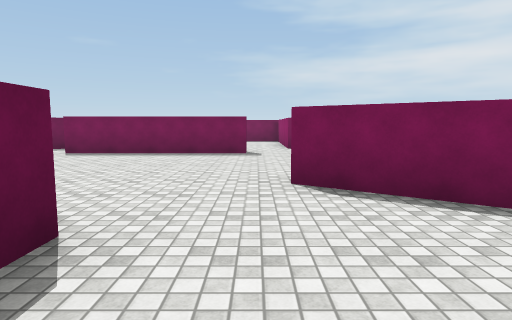
View 1 (above)

24 first-person views from a walk through a 3-D level made in the Unity game engine. The camera is 1.4 m above the floor, tilts 6° down and sees 75° across. The floor is counted in squares, 2 m on a side. Each view is taken from the middle of a square. On the plan, view 1 faces up. The plan holds only what a view shows up to about 10 squares ahead; the rest is blank. The player character is not drawn. Surface patterns are stand-ins for the level's own textures.

View 2
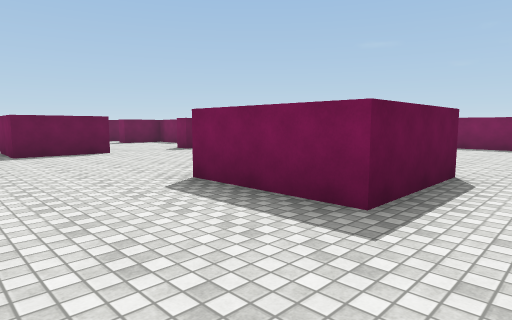

View 3
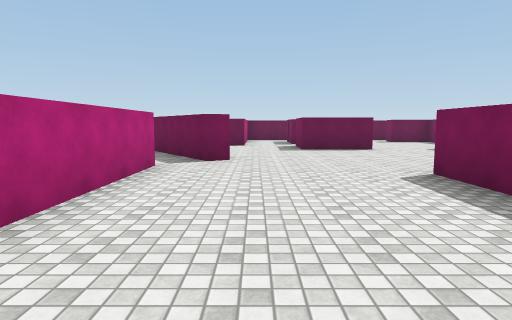

View 4
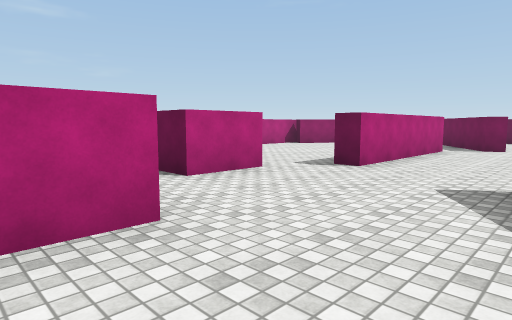

View 5
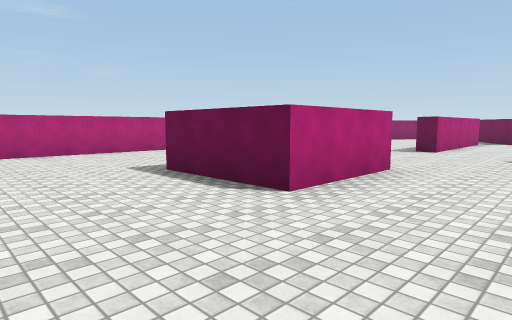

View 6
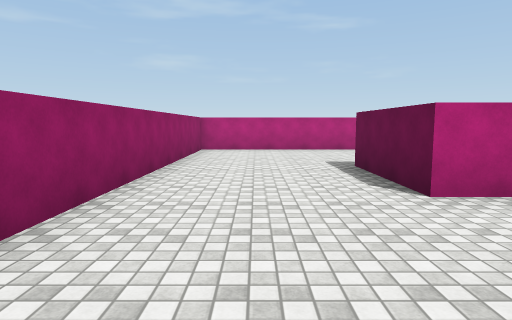

View 7
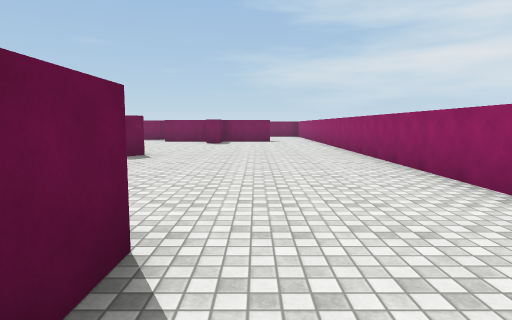

View 8
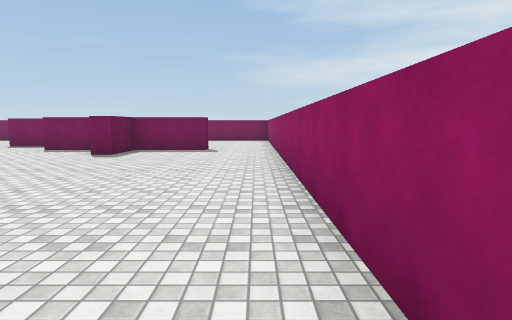

View 9
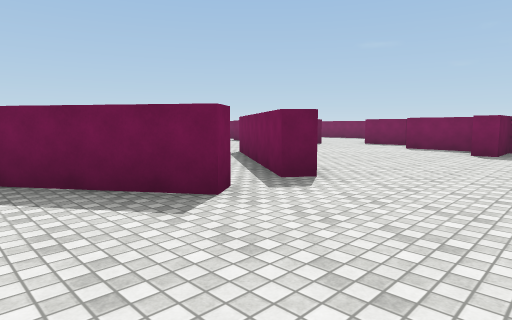

View 10
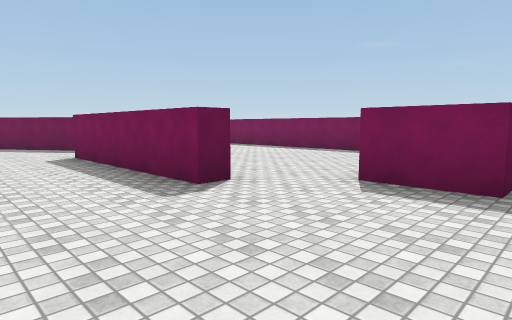

View 11
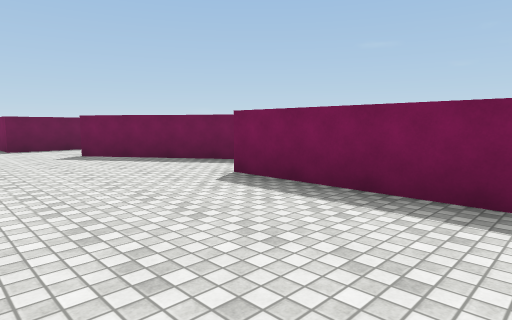

View 12
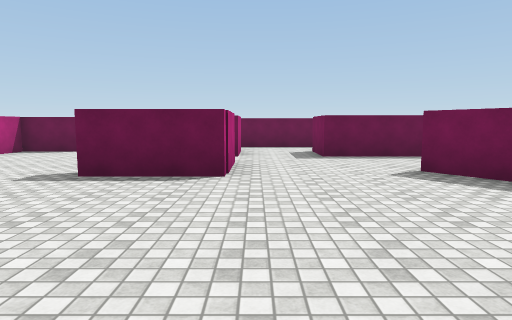

View 13
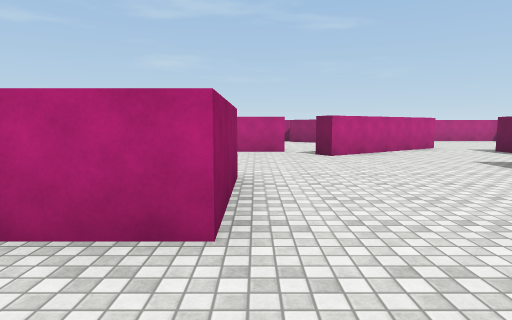

View 14
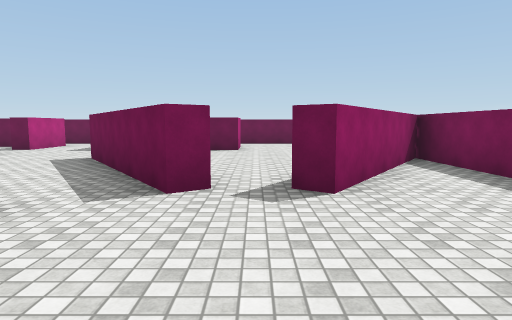

View 15
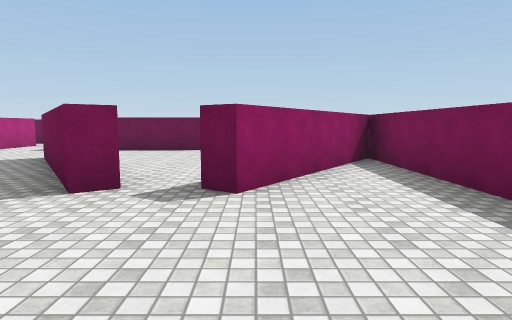

View 16
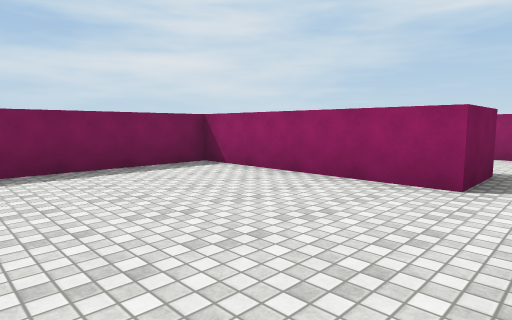

View 17
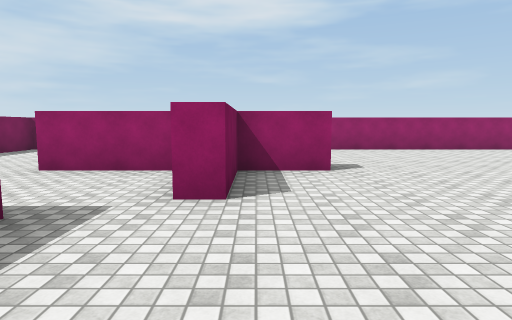

View 18
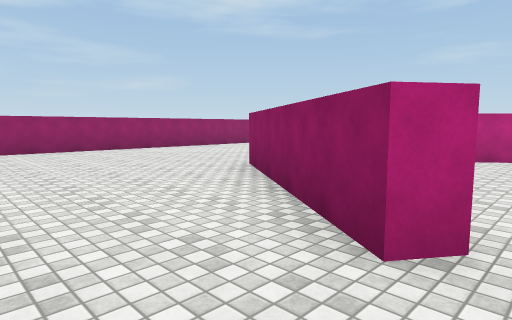

View 19
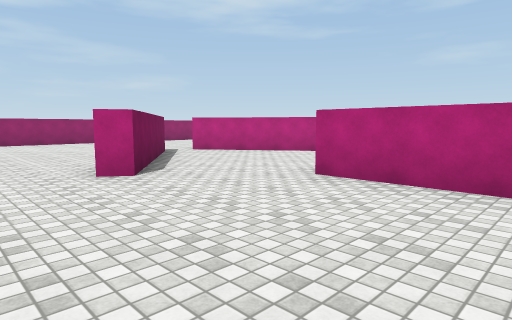

View 20
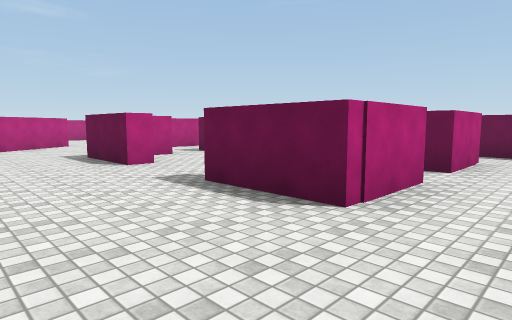

View 21
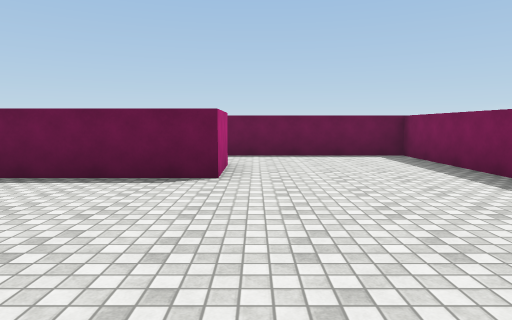

View 22
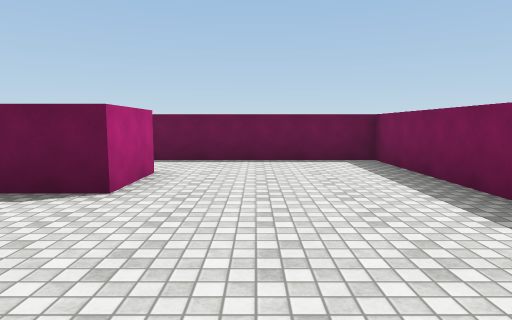

View 23
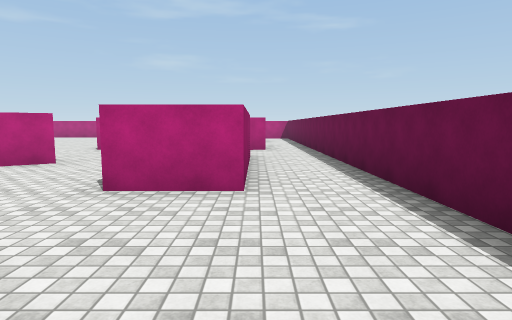

View 24
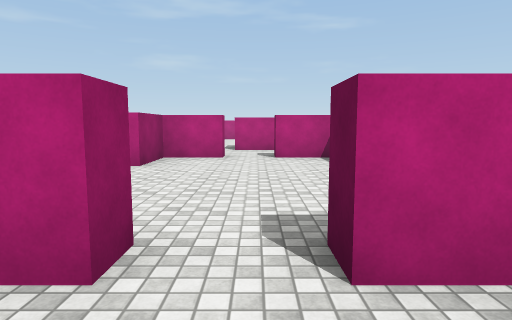

### Floor plan
Points are (right, up) in squares from view 1. A wall is a line through its corners. A room is listed if a view was taken in it or the views show most of it. See-through windows are left out.
Room 1 (view 1)
walls: (-1.2, 2) (-1.2, -0.4); (2.3, 2.6) (0.4, 4)
ways out: opening at (-0.2, 1.2) to room 2
Room 2 (views 2, 3, 4, 5, 6, 7, 8, 9, 10, 11, 12, 13, 17, 18, 19, 20, 24)
walls: (0.9, -1.7) (4.1, 0.5) (4.4, 0.1) (2.2, -1.4); (-1.2, -0.4) (-3.8, -0.4) (-3.8, 2) (-1.2, 2); (0.4, 4) (0.7, 4.4) (4.4, 1.8) (4.1, 1.4) (2.3, 2.6); (3.8, -4.2) (6.3, -4.2) (6.3, -6.8); (0.9, -5.9) (2.4, -5.9) (2.4, -6.8); (-4.9, -4.7) (-0.3, -4.7) (-0.3, -5.2); (-0.3, 8.9) (-0.3, 8.3) (-4.8, 8.3); (-8.5, 0.3) (-8.5, -1.7) (-10.4, -1.7); (5.1, 9.2) (5.1, 11.4); (2.4, 10.4) (2.4, 9.9) (1, 9.9); (7.6, 8.3) (5.6, 8.3) (5.6, 6.9) (5.1, 6.9) (5.1, 8.3) (3.1, 8.3) (3.1, 8.9); (4, -10.5) (9.6, -10.5) (9.6, 8.8); (-5.4, 10.1) (-9.1, 7.5); (-9.3, -6.1) (-5.7, -3.5) (-5.4, -3.9); (-10.3, 4.6) (-8.5, 4.6) (-8.5, 2.5); (-9.3, 7.9) (-8.6, 8.4); (-11.6, -3.4) (-10.4, -3.4); (-12.4, 4.6) (-11.4, 4.6); (-11.4, 9.5) (-11.4, 6.5) (-12.9, 6.5)
ways out: opening at (-0.2, 1.2) to room 1; opening at (-5, 8) to room 3; opening at (0, 9.5) to room 3; opening at (-12, 5.5) to room 4; opening at (-10, 9.3) to room 4; opening at (-11, -2) to room 5; opening at (-11, 4) to room 5; opening at (-9, 1.5) to room 5; opening at (-10, -5); opening at (-5, -5); opening at (0, -6); opening at (3.5, 10.5); opening at (8.5, 8)
Room 3 (views 14, 15, 16)
walls: (-5.7, 10.6) (-5.4, 10.1); (-5, 14.4) (-9, 14.4) (-5.4, 11.8) (-5.7, 11.3); (1, 9.9) (1, 14.4) (-2.9, 14.4)
ways out: opening at (-5, 8) to room 2; opening at (0, 9.5) to room 2; opening at (-7, 11) to room 4
Room 4 (views 21, 22, 23)
walls: (-11, 14.4) (-14.7, 14.4) (-14.7, 3.9); (-12.9, 6.5) (-12.9, 10.5) (-11.4, 10.5) (-11.4, 9.5); (-13.4, 4.6) (-12.4, 4.6)
ways out: opening at (-12, 5.5) to room 2; opening at (-10, 9.3) to room 2; opening at (-7, 11) to room 3; opening at (-14, 3.5)
Room 5 (no view inside)
walls: (-12.8, 0.4) (-12.8, -1.2) (-11.4, -1.2) (-11.4, -1.8); (-10.4, -1.2) (-9, -1.2) (-9, 0.3) (-8.5, 0.3); (-10.3, 4) (-10.3, 4.6); (-11.4, 4.6) (-11.4, 4)
ways out: opening at (-11, -2) to room 2; opening at (-11, 4) to room 2; opening at (-9, 1.5) to room 2

Positions as (right, up) in squares from view 1, and headings:
1: (0, 0), facing up
2: (0, -3), facing up-left
3: (1, -3), facing left
4: (5, -2), facing down-left
5: (9, -2), facing down-left
6: (8, -1), facing down
7: (7, -6), facing up
8: (9, -1), facing up
9: (7, -2), facing up-left
10: (3, 6), facing up-left
11: (-1, 5), facing up-left
12: (-4, 5), facing left
13: (-4, 4), facing down
14: (-2, 11), facing left
15: (-2, 12), facing left
16: (-3, 9), facing up-right
17: (0, 8), facing right
18: (0, 6), facing down-right
19: (-4, 6), facing down-right
20: (-6, 6), facing down-left
21: (-7, 11), facing left
22: (-8, 12), facing left
23: (-13, 14), facing down
24: (-11, 6), facing down
